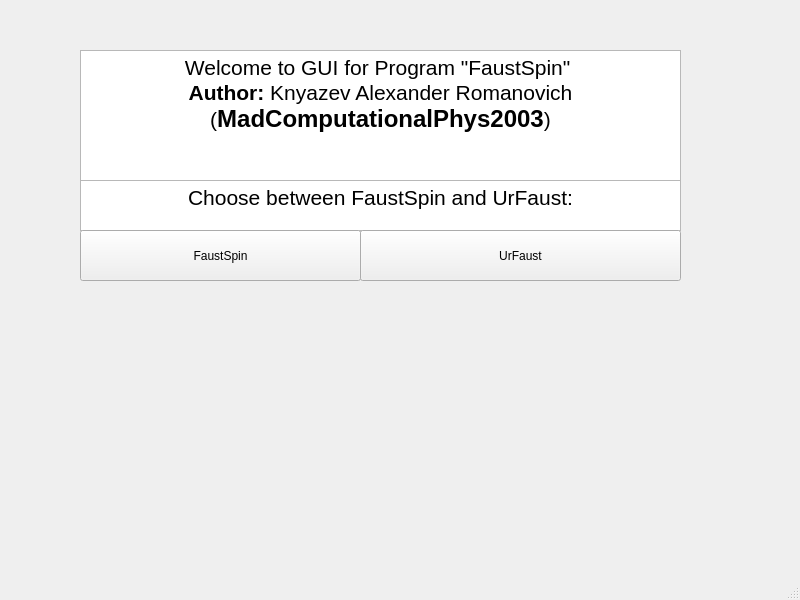
<?xml version="1.0" encoding="UTF-8"?>
<ui version="4.0">
 <class>MainMenu</class>
 <widget class="QMainWindow" name="MainMenu">
  <property name="geometry">
   <rect>
    <x>0</x>
    <y>0</y>
    <width>800</width>
    <height>600</height>
   </rect>
  </property>
  <property name="windowTitle">
   <string>MainWindow</string>
  </property>
  <widget class="QWidget" name="centralwidget">
   <widget class="QTextBrowser" name="textBrowser">
    <property name="geometry">
     <rect>
      <x>80</x>
      <y>50</y>
      <width>601</width>
      <height>131</height>
     </rect>
    </property>
    <property name="html">
     <string>&lt;!DOCTYPE HTML PUBLIC &quot;-//W3C//DTD HTML 4.0//EN&quot; &quot;http://www.w3.org/TR/REC-html40/strict.dtd&quot;&gt;
&lt;html&gt;&lt;head&gt;&lt;meta name=&quot;qrichtext&quot; content=&quot;1&quot; /&gt;&lt;meta charset=&quot;utf-8&quot; /&gt;&lt;style type=&quot;text/css&quot;&gt;
p, li { white-space: pre-wrap; }
hr { height: 1px; border-width: 0; }
li.unchecked::marker { content: &quot;\2610&quot;; }
li.checked::marker { content: &quot;\2612&quot;; }
&lt;/style&gt;&lt;/head&gt;&lt;body style=&quot; font-family:'Segoe UI'; font-size:9pt; font-weight:400; font-style:normal;&quot;&gt;
&lt;p align=&quot;center&quot; style=&quot; margin-top:0px; margin-bottom:0px; margin-left:0px; margin-right:0px; -qt-block-indent:0; text-indent:0px;&quot;&gt;&lt;span style=&quot; font-size:16pt;&quot;&gt;Welcome to GUI for Program &amp;quot;FaustSpin&amp;quot; &lt;/span&gt;&lt;/p&gt;
&lt;p align=&quot;center&quot; style=&quot; margin-top:0px; margin-bottom:0px; margin-left:0px; margin-right:0px; -qt-block-indent:0; text-indent:0px;&quot;&gt;&lt;span style=&quot; font-size:16pt; font-weight:700;&quot;&gt;Author:&lt;/span&gt;&lt;span style=&quot; font-size:16pt;&quot;&gt; Knyazev Alexander Romanovich&lt;/span&gt;&lt;/p&gt;
&lt;p align=&quot;center&quot; style=&quot; margin-top:0px; margin-bottom:0px; margin-left:0px; margin-right:0px; -qt-block-indent:0; text-indent:0px;&quot;&gt;&lt;span style=&quot; font-size:16pt;&quot;&gt;(&lt;/span&gt;&lt;span style=&quot; font-family:'Mona Sans VF','-apple-system','BlinkMacSystemFont','Segoe UI','Noto Sans Backtick Fix','Noto Sans','Helvetica','Arial','sans-serif','Apple Color Emoji','Segoe UI Emoji'; font-size:xx-large; font-weight:700; color:#000000;&quot;&gt;MadComputationalPhys2003&lt;/span&gt;&lt;span style=&quot; font-size:16pt;&quot;&gt;)&lt;/span&gt;&lt;/p&gt;&lt;/body&gt;&lt;/html&gt;</string>
    </property>
   </widget>
   <widget class="QTextBrowser" name="textBrowser_2">
    <property name="geometry">
     <rect>
      <x>80</x>
      <y>180</y>
      <width>601</width>
      <height>51</height>
     </rect>
    </property>
    <property name="sizePolicy">
     <sizepolicy hsizetype="Expanding" vsizetype="Expanding">
      <horstretch>0</horstretch>
      <verstretch>0</verstretch>
     </sizepolicy>
    </property>
    <property name="html">
     <string>&lt;!DOCTYPE HTML PUBLIC &quot;-//W3C//DTD HTML 4.0//EN&quot; &quot;http://www.w3.org/TR/REC-html40/strict.dtd&quot;&gt;
&lt;html&gt;&lt;head&gt;&lt;meta name=&quot;qrichtext&quot; content=&quot;1&quot; /&gt;&lt;meta charset=&quot;utf-8&quot; /&gt;&lt;style type=&quot;text/css&quot;&gt;
p, li { white-space: pre-wrap; }
hr { height: 1px; border-width: 0; }
li.unchecked::marker { content: &quot;\2610&quot;; }
li.checked::marker { content: &quot;\2612&quot;; }
&lt;/style&gt;&lt;/head&gt;&lt;body style=&quot; font-family:'Segoe UI'; font-size:9pt; font-weight:400; font-style:normal;&quot;&gt;
&lt;p align=&quot;center&quot; style=&quot; margin-top:0px; margin-bottom:0px; margin-left:0px; margin-right:0px; -qt-block-indent:0; text-indent:0px;&quot;&gt;&lt;span style=&quot; font-size:16pt;&quot;&gt;Choose between FaustSpin and UrFaust:&lt;/span&gt;&lt;/p&gt;&lt;/body&gt;&lt;/html&gt;</string>
    </property>
   </widget>
   <widget class="QPushButton" name="FaustPushButtom">
    <property name="geometry">
     <rect>
      <x>80</x>
      <y>230</y>
      <width>281</width>
      <height>51</height>
     </rect>
    </property>
    <property name="text">
     <string>FaustSpin</string>
    </property>
   </widget>
   <widget class="QPushButton" name="UrFaustPushButton">
    <property name="geometry">
     <rect>
      <x>360</x>
      <y>230</y>
      <width>321</width>
      <height>51</height>
     </rect>
    </property>
    <property name="text">
     <string>UrFaust</string>
    </property>
   </widget>
  </widget>
  <widget class="QStatusBar" name="statusbar"/>
 </widget>
 <resources/>
 <connections/>
</ui>
